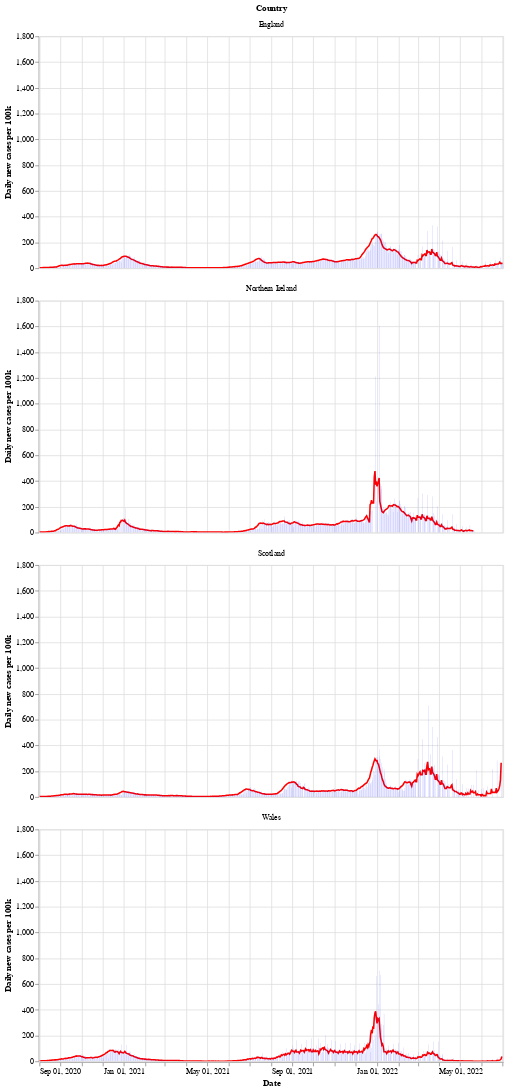

The notebook cell saved with this chart:
### Markdown cell above
Next is a bar chart of the number of new cases in each country (per 100k population), with the 7 day moving average of cases. Again we see that Wales saw a longer period of raising and falling cases compared to the other countries.

After a period of cases falling, each nation is now seeing a rise in the number of cases - especially in Wales.

### Code cell
# collapse
bars = alt.Chart(uk_cases).mark_bar().encode(
    x=alt.X("yearmonthdate(date):T", axis=alt.Axis(title='Date')),
    y=alt.Y("newCasesRate:Q", axis=alt.Axis(title='Daily new cases per 100k')),
    tooltip='newCasesRate',
    color=alt.condition(
        alt.datum.dailyChange > 0,
        alt.value("orange"),  # The positive color
        alt.value("blue")  # The negative color
    )
).properties(title='New cases per 100k population with rolling 7 day average', width=600).interactive()
line = alt.Chart(uk_cases).mark_line(
    color='red',
    size=2,
).transform_window(
    rolling_mean='mean(newCasesRate)',
    frame=[0, 7],
    groupby=['areaName']
).encode(
    x='yearmonthdate(date):T',
    y='rolling_mean:Q'
)
alt.layer(line, bars, data=uk_cases).facet(alt.Row('areaName', title='Country'), columns=1)

### Figure 1 — Vega-Lite specification as saved in the notebook (floating-point values rounded to 4 significant figures; data arrays with more than 128 entries replaced by an {"elided": "..."} marker saying what was removed)
{"config": {"view": {"continuousWidth": 400, "continuousHeight": 300}}, "data": {"name": "data-d7bb62c922e23dd580178dc62482c1c9"}, "facet": {"type": "nominal", "field": "areaName", "title": "Country"}, "spec": {"layer": [{"mark": {"type": "line", "color": "red", "size": 2}, "encoding": {"x": {"type": "temporal", "field": "date", "timeUnit": "yearmonthdate"}, "y": {"type": "quantitative", "field": "rolling_mean"}}, "transform": [{"window": [{"op": "mean", "field": "newCasesRate", "as": "rolling_mean"}], "frame": [0, 7], "groupby": ["areaName"]}]}, {"mark": "bar", "encoding": {"color": {"condition": {"value": "orange", "test": "(datum.dailyChange > 0)"}, "value": "blue"}, "tooltip": {"type": "quantitative", "field": "newCasesRate"}, "x": {"type": "temporal", "axis": {"title": "Date"}, "field": "date", "timeUnit": "yearmonthdate"}, "y": {"type": "quantitative", "axis": {"title": "Daily new cases per 100k"}, "field": "newCasesRate"}}, "selection": {"selector002": {"type": "interval", "bind": "scales", "encodings": ["x", "y"]}}, "title": "New cases per 100k population with rolling 7 day average", "width": 600}]}, "columns": 1, "$schema": "https://vega.github.io/schema/vega-lite/v4.8.1.json", "datasets": {"data-d7bb62c922e23dd580178dc62482c1c9": {"elided": "2631 records"}}}
